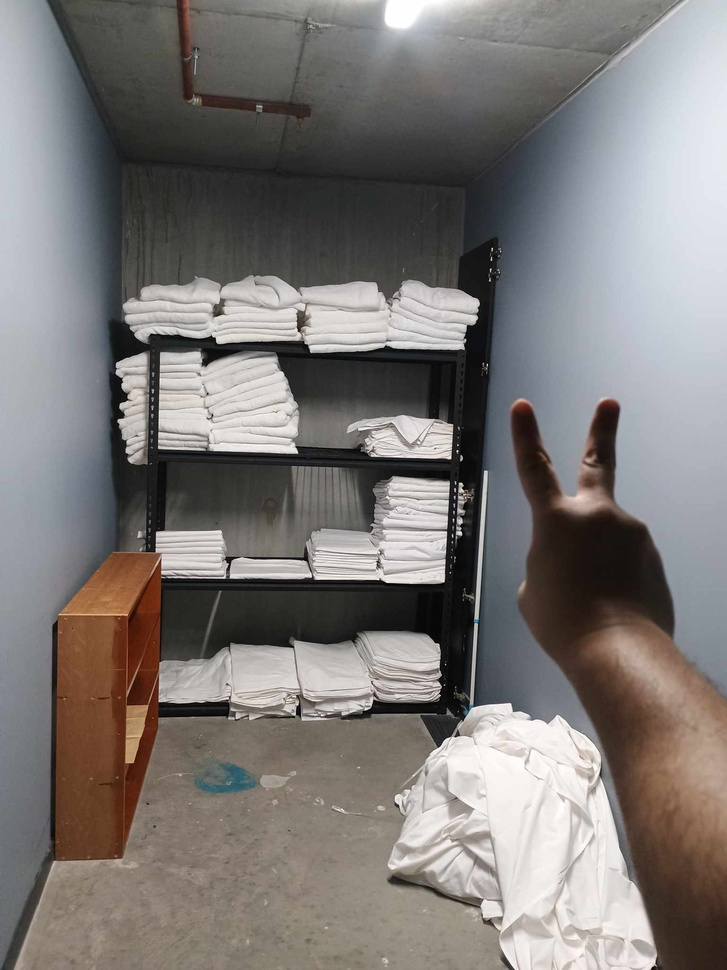
#> input picture scripts/sheets.jpg, 727 x 970 px, shrunk from 1536 x 2048 before the run
$ python colorseg.py
#> lines starting #> are read from the running program, lines starting #| are printed output that depends on the picture; after the words box and inside, x2 and y2 are one past the last pixel; in counts of white or black regions, pixels touching at a corner belong together
#> further down, image is the input picture: shape (970, 727, 3); mean B, G, R 118.9, 121.1, 125.1
import cv2
import numpy as np
from skimage.feature import local_binary_pattern

def segment_linen_by_color(image, lower_color, upper_color):
    # Convert the image to HSV color space
    hsv = cv2.cvtColor(image, cv2.COLOR_BGR2HSV)
#> hsv: shape (970, 727, 3); mean H, S, V 46.8, 33, 129.3

    # Create a binary mask using the color range
    mask = cv2.inRange(hsv, lower_color, upper_color)
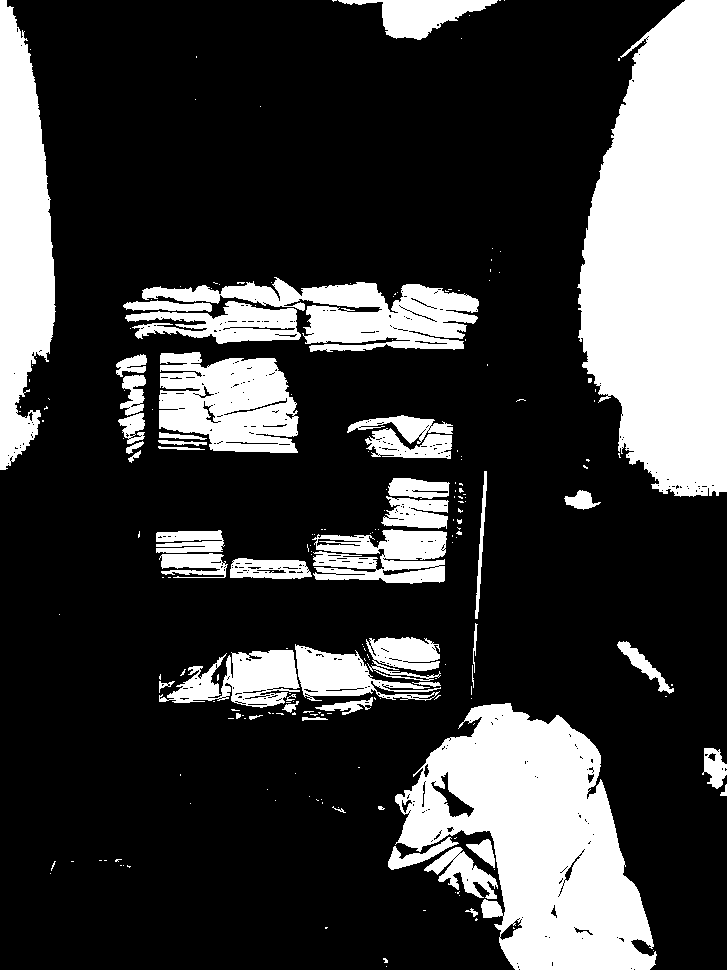
#> mask: shape (970, 727); 25.1% white; 214 white regions (166 under 20 px), largest, box (x1, y1, x2, y2) and area: (577, 0, 727, 497) 57483, (395, 703, 657, 970) 38904, (0, 0, 56, 470) 18157

    # Refine the mask using morphological operations (optional)
    kernel = np.ones((5, 5), np.uint8)
    mask = cv2.morphologyEx(mask, cv2.MORPH_CLOSE, kernel)
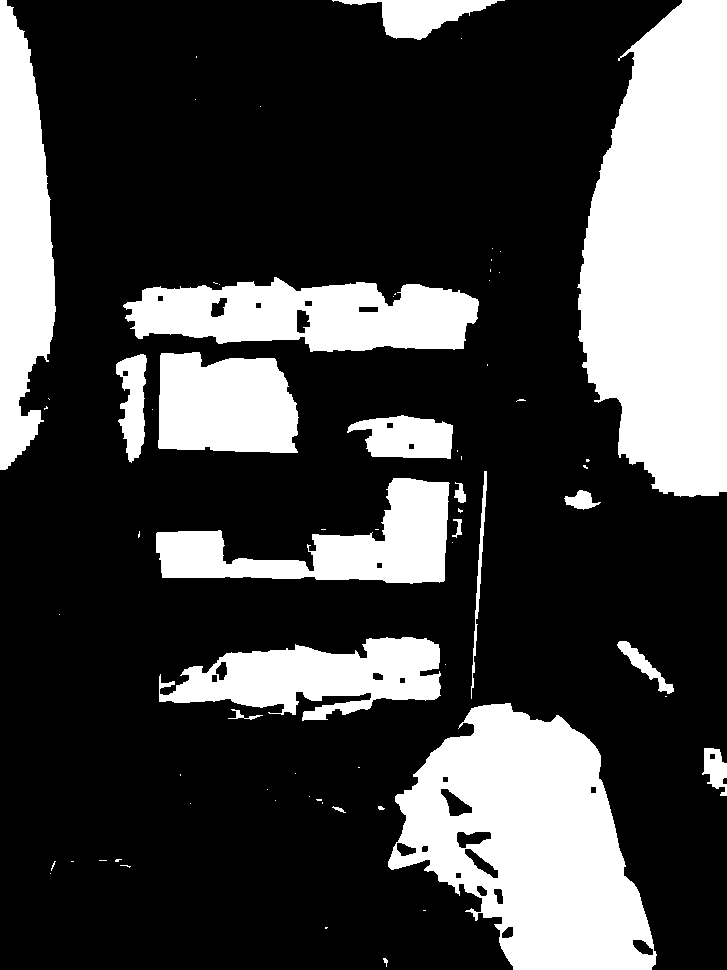
#> mask: shape (970, 727); 26.9% white; 68 white regions (48 under 20 px), largest, box (x1, y1, x2, y2) and area: (577, 0, 727, 497) 57948, (388, 703, 657, 970) 43347, (0, 0, 56, 470) 18455

    return mask

def extract_texture_features(image):
    # Convert the image to grayscale
    gray = cv2.cvtColor(image, cv2.COLOR_BGR2GRAY)
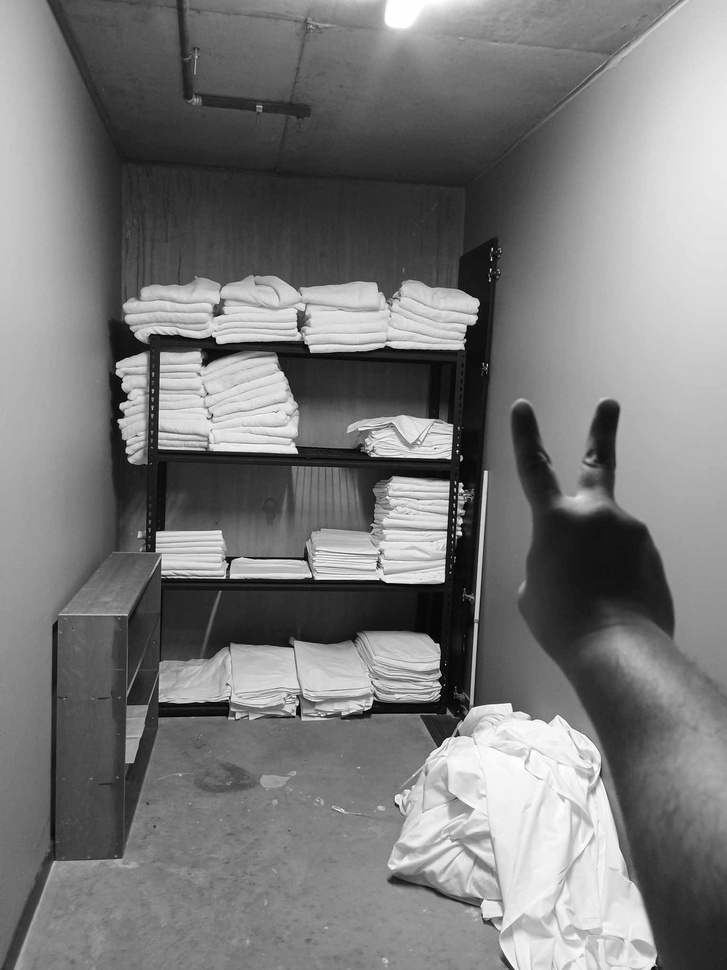
#> gray: shape (970, 727); min 0, max 255, mean 122.1

    # Apply LBP (Local Binary Patterns) for texture analysis
    radius = 1  # Radius of LBP neighborhood
    n_points = 8 * radius  # Number of points around the circle
    lbp = local_binary_pattern(gray, n_points, radius, method='uniform')
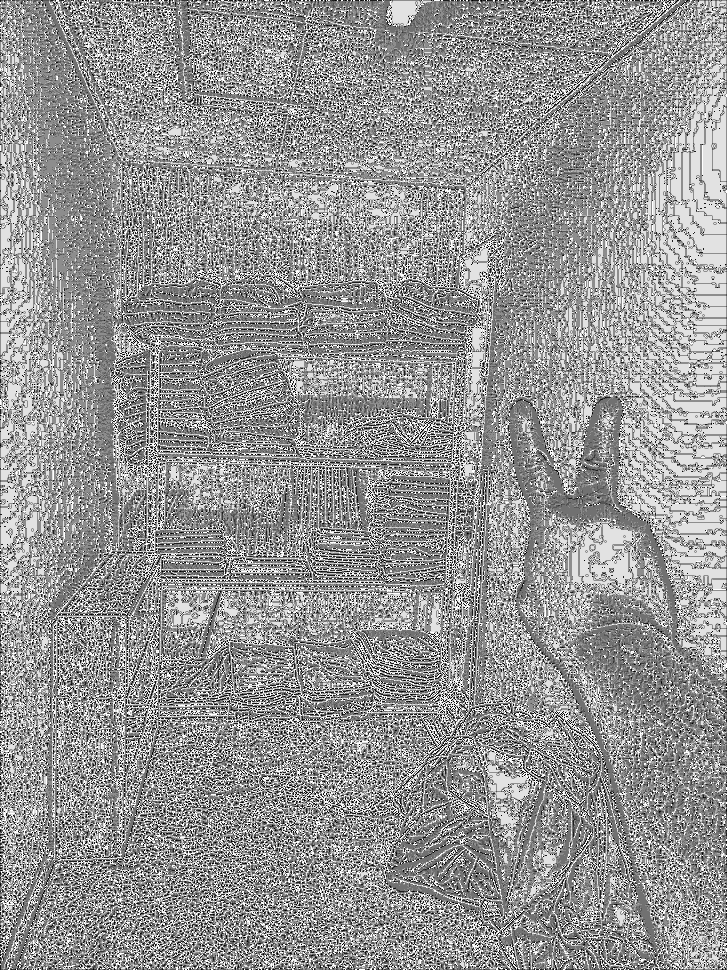
#> lbp: shape (970, 727) float64; min 0, max 9, mean 5.26; drawn with min black and max white

    # Compute the histogram of LBP values
    lbp_hist, _ = np.histogram(lbp.ravel(), bins=np.arange(0, 11), range=(0, 10))
#> lbp_hist = [19466, 42357, 19736, 71056, 117779, 145501, 53144, 56140, 113050, 66961]
    lbp_hist = lbp_hist.astype('float')
    lbp_hist /= (lbp_hist.sum() + 1e-6)  # Normalize histogram
#> lbp_hist = [0.0276, 0.0601, 0.028, 0.101, 0.167, 0.206, 0.0754, 0.0796, 0.16, 0.095]

    return lbp_hist

def combine_color_and_texture(image, lower_color, upper_color):
    # Step 1: Color segmentation
    color_mask = segment_linen_by_color(image, lower_color, upper_color)

    # Step 2: Texture analysis (LBP)
    lbp_hist = extract_texture_features(image)

    # Step 3: Combine the two (color + texture)
    # Here you can choose to combine the results in various ways:
    # 1. Apply the color mask on the image to isolate linens
    color_segmented_image = cv2.bitwise_and(image, image, mask=color_mask)
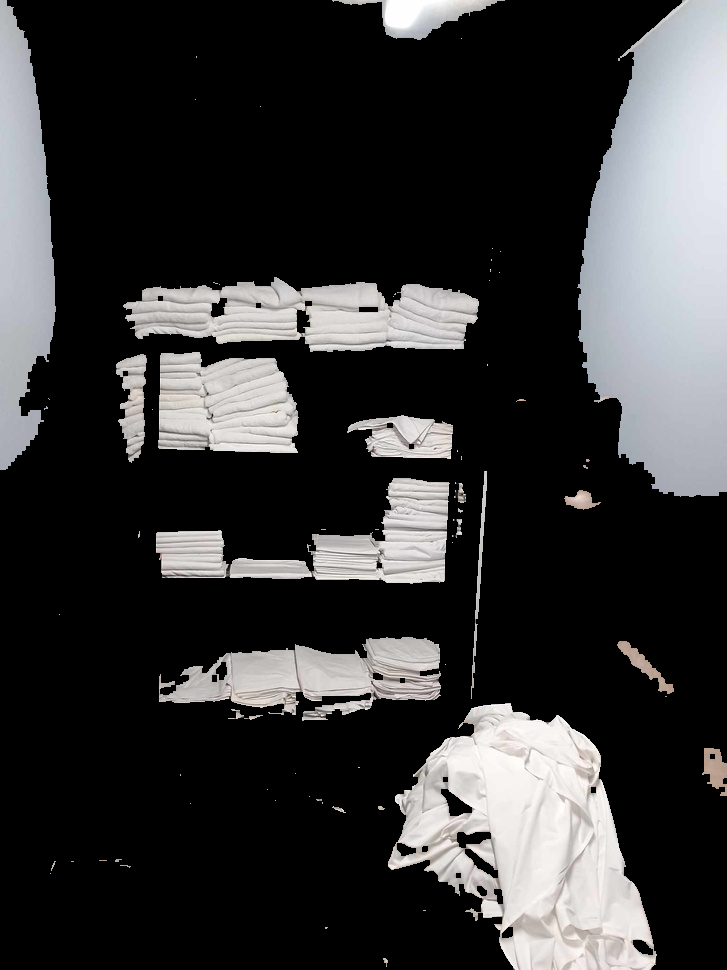
#> color_segmented_image: shape (970, 727, 3); mean B, G, R 54.7, 54.3, 54.5

    # 2. Use texture features to identify linens based on fabric texture
    # You could use LBP histograms for further classification or refinement

    return color_segmented_image, lbp_hist

# Example usage
if __name__ == "__main__":
    # Load image
    image = cv2.imread("sheets.jpg")

    # Define color range for linens (off-white color range in HSV)
    lower_color = np.array([0, 0, 180])  # Lower bound
    upper_color = np.array([180, 60, 255])  # Upper bound

    # Combine color segmentation and texture extraction
    segmented_image, lbp_features = combine_color_and_texture(image, lower_color, upper_color)
#> lbp_features has the same summary as lbp_hist in extract_texture_features

    # Show the results
    cv2.imshow("Segmented Linens by Color", segmented_image)
    cv2.waitKey(0)
    cv2.destroyAllWindows()
